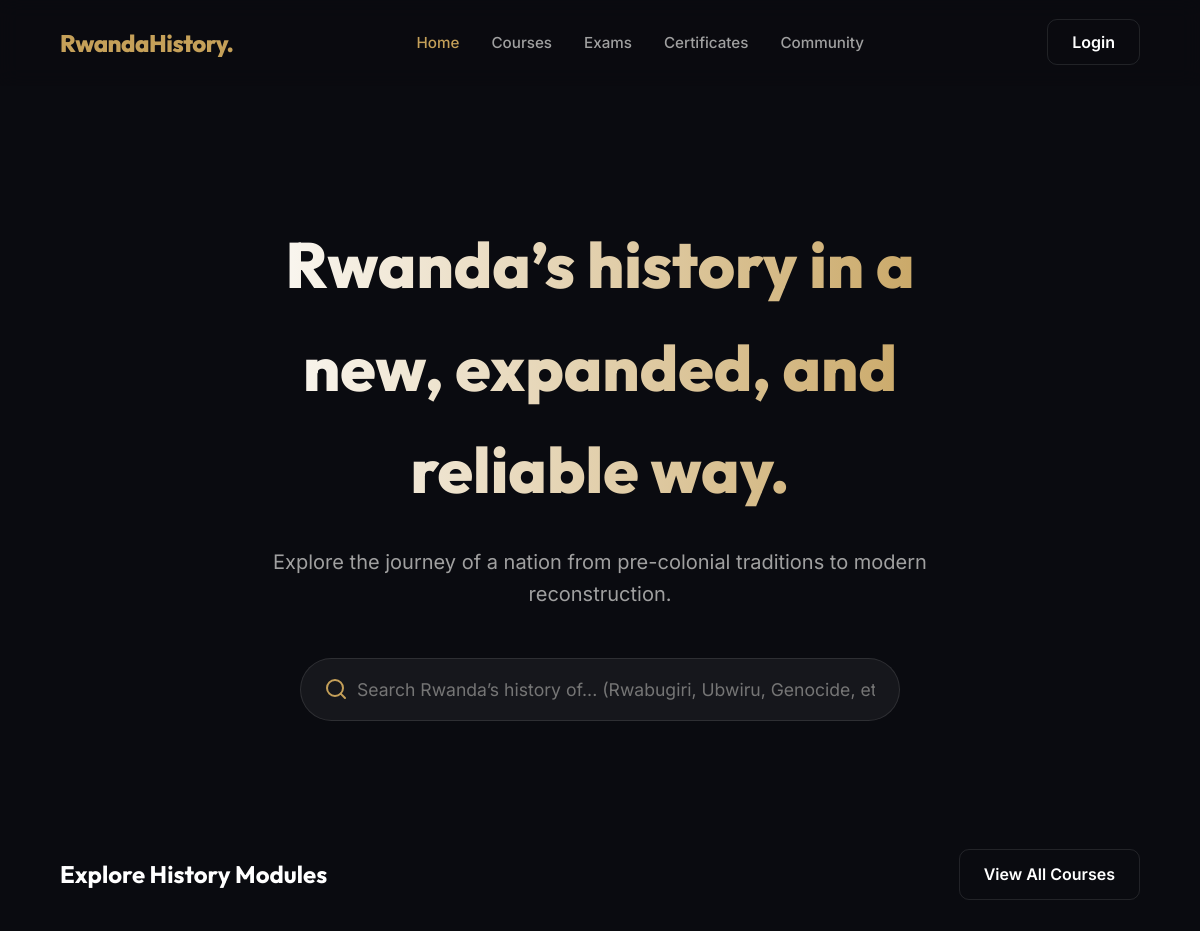
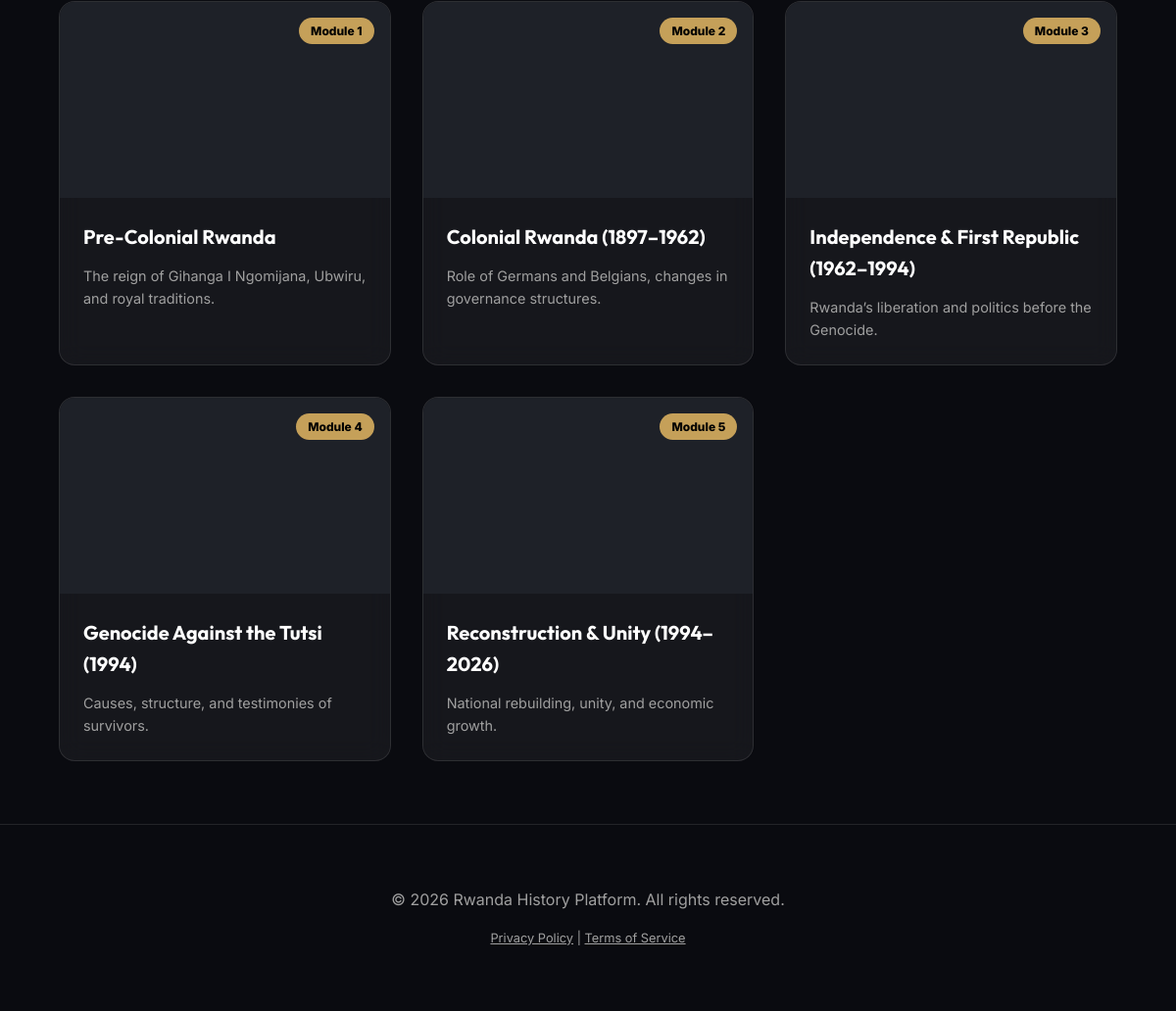
The page / on the database its author committed (2 pictures, top to bottom).
### tables this page shows
CREATE TABLE modules (
    id INT AUTO_INCREMENT PRIMARY KEY,
    title VARCHAR(255) NOT NULL,
    description TEXT,
    thumbnail VARCHAR(255),
    order_num INT,
    created_at TIMESTAMP DEFAULT CURRENT_TIMESTAMP
);

### index.php (the view, shortened to what this page needs)
<?php
require_once 'db.php';
$stmt = $pdo->query("
    SELECT DISTINCT m.*
    FROM modules m
    JOIN lessons l ON m.id = l.module_id
    ORDER BY m.order_num ASC
");
$modules = $stmt->fetchAll();
?>
<!DOCTYPE html>
<html lang="en">
<head>
    <link rel="stylesheet" href="style.css">
</head>
<body>
    <nav>
        <a href="index.php" class="brand">RwandaHistory.</a>
        <div class="nav-links">
            <a href="index.php" class="active">Home</a>
            <a href="courses.php">Courses</a>
            <a href="exam.php">Exams</a>
            <a href="certificates.php">Certificates</a>
            <a href="community.php">Community</a>
        </div>
        <div class="nav-actions">
            <a href="login.php" class="btn btn-outline">Login</a>
        </div>
    </nav>
    <header class="hero">
        <h1>Rwanda’s history in a new, expanded, and reliable way.</h1>
        <p>Explore the journey of a nation from pre-colonial traditions to modern reconstruction.</p>
        <div class="search-container">
            <i data-lucide="search" class="search-icon"></i>
            <input type="text" placeholder="Search Rwanda’s history of... (Rwabugiri, Ubwiru, Genocide, etc.)">
        </div>
    </header>
    <main>
        <section class="section-title">
            <h2>Explore History Modules</h2>
            <a href="courses.php" class="btn btn-outline">View All Courses</a>
        </section>
        <div class="course-grid">
            <?php foreach ($modules as $module): ?>
                <a href="course_details.php?id=<?= $module['id'] ?>" class="course-card glass">
                    <div class="course-thumb"
                        style="background-image: url('<?= $module['thumbnail'] ?>'); background-size: cover; background-position: center;">
                        <div class="course-badge">Module <?= $module['order_num'] ?></div>
                    </div>
                    <div class="course-info">
                        <h3><?= htmlspecialchars($module['title']) ?></h3>
                        <p><?= htmlspecialchars($module['description']) ?></p>
                    </div>
                </a>
            <?php endforeach; ?>
        </div>
    </main>
    <footer>
        <p>&copy; 2026 Rwanda History Platform. All rights reserved.</p>
        <div style="margin-top: 1rem; font-size: 0.8rem;">
            <a href="#" style="color: var(--text-dim);">Privacy Policy</a> |
            <a href="#" style="color: var(--text-dim);">Terms of Service</a>
        </div>
    </footer>
</body>
</html>

### style.css (style rules this page uses)
:root { --primary: #c5a059; --primary-dark: #a68546; --bg: #0a0b10; --surface: #16181d; --text: #ffffff; --text-dim: #a0a0a0; --glass: rgba(255, 255, 255, 0.05); --glass-border: rgba(255, 255, 255, 0.1); --radius: 16px; --transition: all 0.3s cubic-bezier(0.4, 0, 0.2, 1); }
* { margin: 0; padding: 0; box-sizing: border-box; font-family: 'Inter', sans-serif; }
body { background-color: var(--bg); color: var(--text); overflow-x: hidden; line-height: 1.6; }
h1, h2, h3, .brand { font-family: 'Outfit', sans-serif; }
.glass { background: var(--glass); backdrop-filter: blur(12px); border: 1px solid var(--glass-border); border-radius: var(--radius); }
nav { padding: 1.5rem 5%; display: flex; justify-content: space-between; align-items: center; position: sticky; top: 0; z-index: 1000; background: rgba(10, 11, 16, 0.8); backdrop-filter: blur(10px); }
.brand { font-size: 1.5rem; font-weight: 800; color: var(--primary); text-decoration: none; letter-spacing: -0.5px; }
.nav-links { display: flex; gap: 2rem; }
.nav-links a { color: var(--text-dim); text-decoration: none; font-weight: 500; transition: var(--transition); font-size: 0.95rem; }
.nav-links a:hover, .nav-links a.active { color: var(--primary); }
.hero { padding: 8rem 5% 4rem; text-align: center; max-width: 900px; margin: 0 auto; }
.hero h1 { font-size: 4rem; font-weight: 800; margin-bottom: 1.5rem; background: linear-gradient(to right, #fff, var(--primary)); -webkit-background-clip: text; -webkit-text-fill-color: transparent; }
.hero p { font-size: 1.25rem; color: var(--text-dim); margin-bottom: 3rem; }
.search-container { max-width: 600px; margin: 0 auto; position: relative; }
.search-container input { width: 100%; padding: 1.25rem 1.5rem; padding-left: 3.5rem; background: var(--glass); border: 1px solid var(--glass-border); border-radius: 50px; color: #fff; font-size: 1.1rem; outline: none; transition: var(--transition); }
.search-icon { position: absolute; left: 1.5rem; top: 50%; transform: translateY(-50%); color: var(--primary); }
.section-title { padding: 4rem 5% 2rem; display: flex; justify-content: space-between; align-items: center; }
.course-grid { display: grid; grid-template-columns: repeat(auto-fill, minmax(300px, 1fr)); gap: 2rem; padding: 0 5% 4rem; }
.course-card { transition: var(--transition); overflow: hidden; cursor: pointer; text-decoration: none; color: inherit; display: flex; flex-direction: column; }
.course-thumb { height: 200px; background: #1e2128; position: relative; }
.course-badge { position: absolute; top: 1rem; right: 1rem; background: var(--primary); color: #000; padding: 0.25rem 0.75rem; border-radius: 20px; font-size: 0.75rem; font-weight: 800; }
.course-info { padding: 1.5rem; }
.course-info h3 { margin-bottom: 0.75rem; font-size: 1.25rem; }
.course-info p { color: var(--text-dim); font-size: 0.9rem; display: -webkit-box; -webkit-line-clamp: 2; -webkit-box-orient: vertical; overflow: hidden; }
.btn { padding: 0.75rem 1.5rem; border-radius: 10px; text-decoration: none; font-weight: 600; transition: var(--transition); border: none; cursor: pointer; }
.btn-outline { background: transparent; border: 1px solid var(--glass-border); color: #fff; }
footer { padding: 4rem 5%; border-top: 1px solid var(--glass-border); text-align: center; color: var(--text-dim); }

### rows shown on the page
modules: order_num "1", title "Pre-Colonial Rwanda", description "The reign of Gihanga I Ngomijana, Ubwiru, and royal traditions."
modules: order_num "2", title "Colonial Rwanda (1897–1962)", description "Role of Germans and Belgians, changes in governance structures."
modules: order_num "3", title "Independence & First Republic (1962–1994)", description "Rwanda’s liberation and politics before the Genocide."
modules: order_num "4", title "Genocide Against the Tutsi (1994)", description "Causes, structure, and testimonies of survivors."
modules: order_num "5", title "Reconstruction & Unity (1994–2026)", description "National rebuilding, unity, and economic growth."
